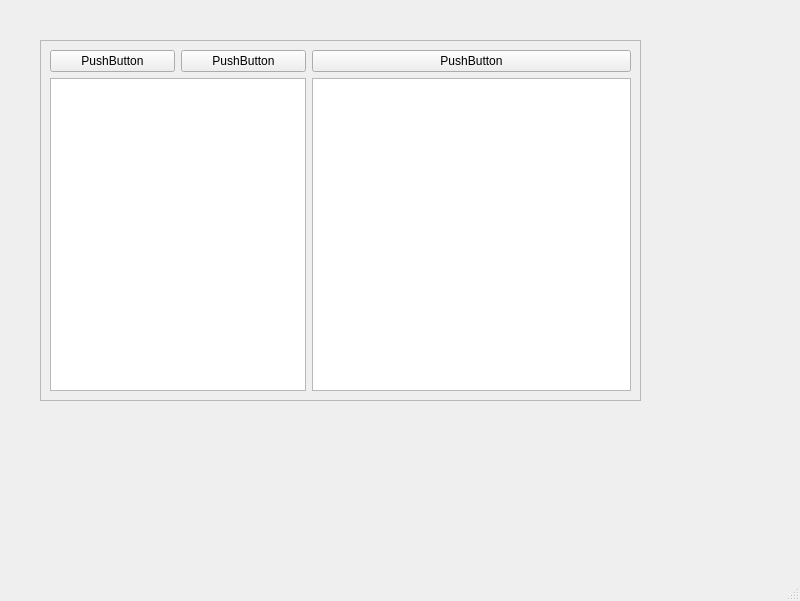
<?xml version="1.0" encoding="UTF-8"?>
<ui version="4.0">
 <class>MainWindow</class>
 <widget class="QMainWindow" name="MainWindow">
  <property name="geometry">
   <rect>
    <x>0</x>
    <y>0</y>
    <width>800</width>
    <height>601</height>
   </rect>
  </property>
  <property name="windowTitle">
   <string>MainWindow</string>
  </property>
  <widget class="QWidget" name="centralwidget">
   <widget class="QFrame" name="frame">
    <property name="geometry">
     <rect>
      <x>40</x>
      <y>40</y>
      <width>601</width>
      <height>361</height>
     </rect>
    </property>
    <property name="frameShape">
     <enum>QFrame::StyledPanel</enum>
    </property>
    <property name="frameShadow">
     <enum>QFrame::Raised</enum>
    </property>
    <layout class="QGridLayout" name="gridLayout">
     <item row="0" column="0">
      <widget class="QPushButton" name="pushButton">
       <property name="text">
        <string>PushButton</string>
       </property>
      </widget>
     </item>
     <item row="0" column="1">
      <widget class="QPushButton" name="pushButton_2">
       <property name="text">
        <string>PushButton</string>
       </property>
      </widget>
     </item>
     <item row="0" column="2">
      <widget class="QPushButton" name="pushButton_3">
       <property name="text">
        <string>PushButton</string>
       </property>
      </widget>
     </item>
     <item row="1" column="0" colspan="2">
      <widget class="QTextEdit" name="textEdit"/>
     </item>
     <item row="1" column="2">
      <widget class="QTextEdit" name="textEdit_2"/>
     </item>
    </layout>
   </widget>
  </widget>
  <widget class="QMenuBar" name="menubar">
   <property name="geometry">
    <rect>
     <x>0</x>
     <y>0</y>
     <width>800</width>
     <height>34</height>
    </rect>
   </property>
  </widget>
  <widget class="QStatusBar" name="statusbar"/>
 </widget>
 <resources/>
 <connections/>
</ui>
